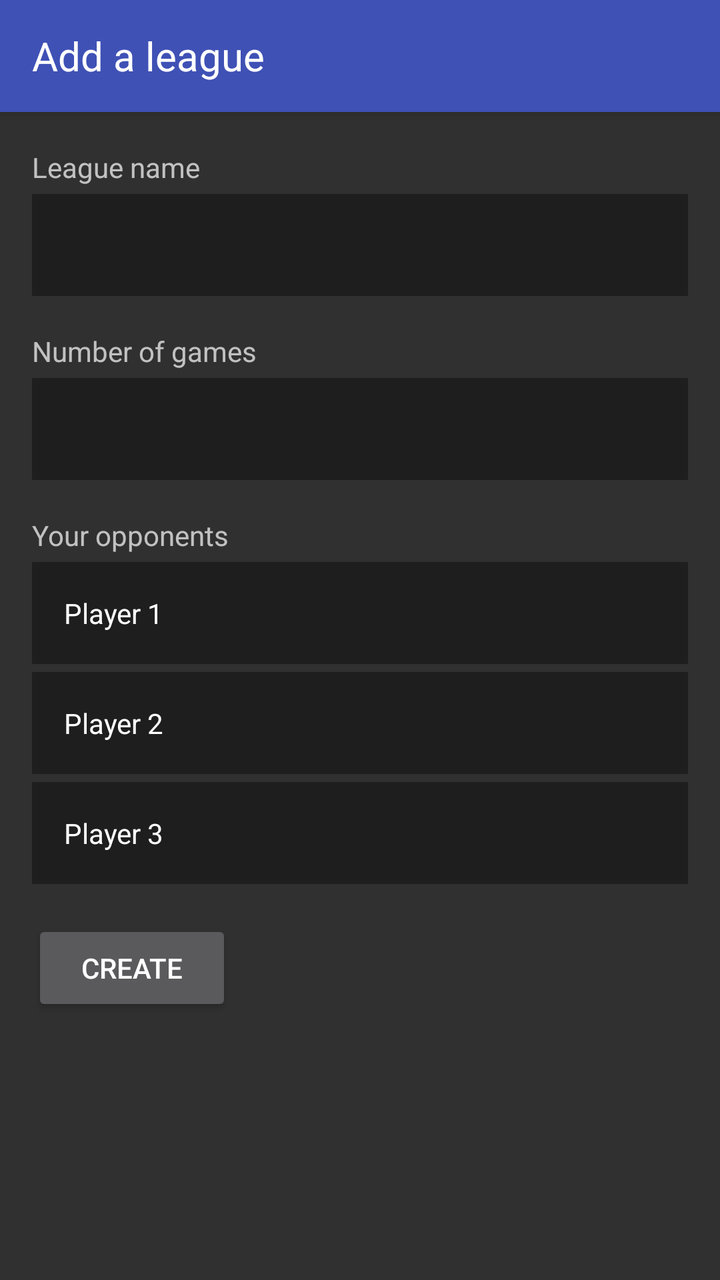
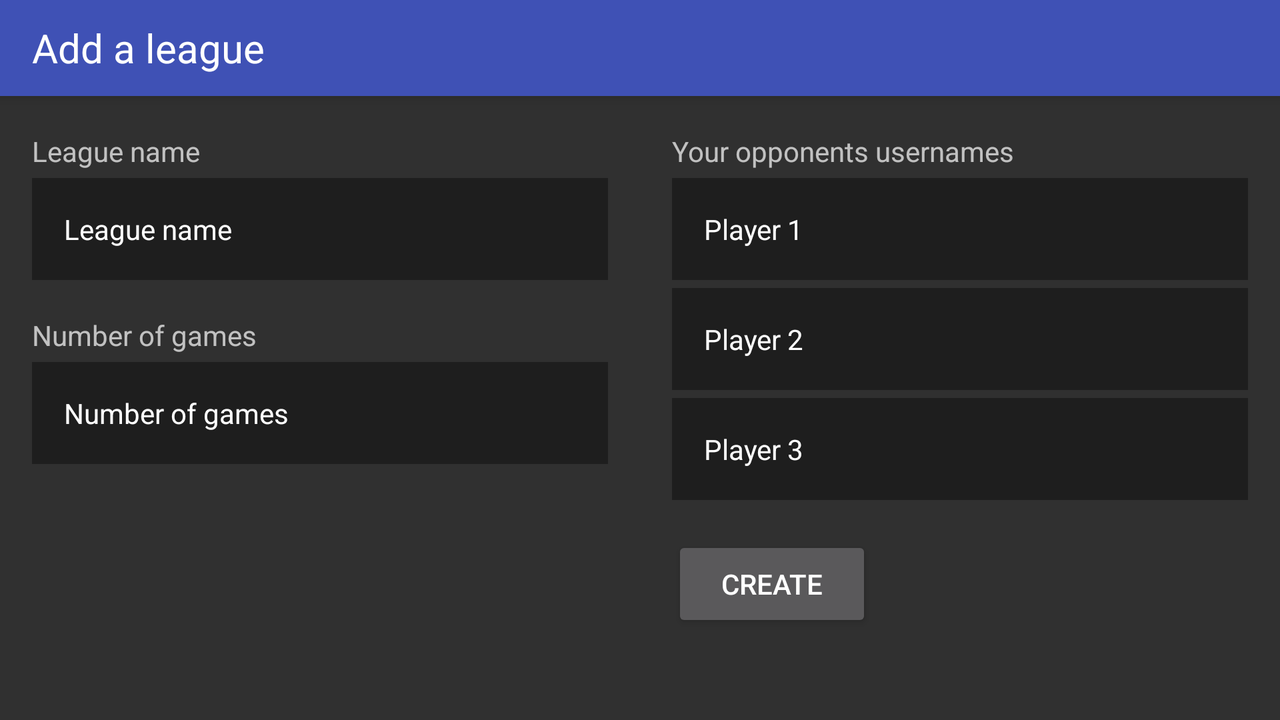

Compare how this app lays out the same screen by default and in its alternative resource folder. The renders come first, then the two layout files and the values they reference.
<!-- AndroidManifest.xml: application theme AppTheme -->
<!-- res/layout/activity_leaguenew.xml -->
<?xml version="1.0" encoding="utf-8"?>
<ScrollView xmlns:android="http://schemas.android.com/apk/res/android"
    xmlns:app="http://schemas.android.com/apk/res-auto"
    xmlns:tools="http://schemas.android.com/tools"
    android:layout_width="match_parent"
    android:layout_height="match_parent"
    tools:context=".LeagueNewActivity">


    <android.support.constraint.ConstraintLayout
        android:layout_height="wrap_content"
        android:layout_width="match_parent">

    <android.support.v7.widget.Toolbar
        android:id="@+id/toolbar"
        style="@style/Toolbar"
        app:layout_constraintTop_toTopOf="parent"
        >

        <TextView
            style="@style/ToolbarTitle"
            android:text="Add a league"
            />

    </android.support.v7.widget.Toolbar>



    <TextView
        android:id="@+id/show_name"
        android:layout_width="0dp"
        android:layout_height="wrap_content"
        android:text="League name"
        app:layout_constraintTop_toBottomOf="@id/toolbar"
        app:layout_constraintStart_toStartOf="parent"
        style="@style/LabelText"
        />
    <EditText
        android:id="@+id/input_name"
        android:layout_width="0dp"
        android:layout_height="wrap_content"
        app:layout_constraintTop_toBottomOf="@id/show_name"
        app:layout_constraintEnd_toEndOf="parent"
        app:layout_constraintStart_toStartOf="parent"
        style="@style/InputBoxes"
        />

    <TextView
        android:id="@+id/num_games"
        android:layout_width="0dp"
        android:layout_height="wrap_content"
        android:text="Number of games"
        app:layout_constraintTop_toBottomOf="@id/input_name"
        app:layout_constraintStart_toStartOf="parent"
        style="@style/LabelText"
        />
    <EditText
        android:id="@+id/input_games"
        android:layout_width="0dp"
        android:layout_height="wrap_content"
        app:layout_constraintTop_toBottomOf="@id/num_games"
        app:layout_constraintEnd_toEndOf="parent"
        app:layout_constraintStart_toStartOf="parent"
        android:inputType="number"
        style="@style/InputBoxes"
        />
    <TextView
        android:id="@+id/show_par"
        android:layout_width="0dp"
        android:layout_height="wrap_content"
        android:text="Your opponents"
        app:layout_constraintTop_toBottomOf="@id/input_games"
        app:layout_constraintStart_toStartOf="parent"
        style="@style/LabelText"
        />

    <EditText
        android:id="@+id/input_par_2"
        android:layout_width="0dp"
        android:layout_height="wrap_content"
        android:hint="Player 1"
        app:layout_constraintTop_toBottomOf="@id/show_par"
        app:layout_constraintEnd_toEndOf="parent"
        app:layout_constraintStart_toStartOf="parent"
        style="@style/InputBoxes"

        />
    <EditText
        android:id="@+id/input_par_3"
        android:layout_width="0dp"
        android:layout_height="wrap_content"
        android:hint="Player 2"
        app:layout_constraintTop_toBottomOf="@id/input_par_2"
        app:layout_constraintEnd_toEndOf="parent"
        app:layout_constraintStart_toStartOf="parent"
        style="@style/InputBoxes"

        />
    <EditText
        android:id="@+id/input_par_4"
        android:layout_width="0dp"
        android:layout_height="wrap_content"
        android:hint="Player 3"
        app:layout_constraintTop_toBottomOf="@id/input_par_3"
        app:layout_constraintEnd_toEndOf="parent"
        app:layout_constraintStart_toStartOf="parent"
        style="@style/InputBoxes"

        />

    <Button
        android:id="@+id/btn"
        android:layout_width="100dp"
        android:layout_height="wrap_content"
        android:layout_marginStart="16dp"
        android:layout_marginTop="18dp"
        style="@style/ButtonStyleAccent"
        android:onClick="createLeagueButton"
        android:text="Create"
        app:layout_constraintStart_toStartOf="parent"
        app:layout_constraintTop_toBottomOf="@id/input_par_4" />


</android.support.constraint.ConstraintLayout>
</ScrollView>
<!-- resources referenced by this layout -->
<resources>
  <style name="InputBoxes">
          <item name="android:layout_marginLeft">16dp</item>
          <item name="android:layout_marginRight">16dp</item>
          <item name="android:layout_marginTop">4dp</item>
          <item name="android:labelTextSize">14sp</item>
          <item name="android:textSize">14sp</item>
          <item name="android:padding">16dp</item>
          <item name="android:background">#1e1e1e</item>
          <item name="android:textColorHint">#ffffff</item>
          <item name="android:textColor">#ffffff</item>
      </style>
  <style name="LabelText">
          <item name="android:layout_marginTop">18dp</item>
          <item name="android:layout_marginLeft">16dp</item>
      </style>
  <style name="Toolbar" parent="AppTheme">
          <item name="android:background">@color/colorPrimary</item>
          <item name="android:layout_width">match_parent</item>
          <item name="android:layout_height">wrap_content</item>
          <item name="android:elevation">4dp</item>
          <item name="android:homeAsUpIndicator">@mipmap/baseline_arrow_back_white_36dp</item>
      </style>
  <style name="ToolbarTitle">
          <item name="android:textColor">#FFFFFF</item>
          <item name="android:layout_width">match_parent</item>
          <item name="android:layout_height">wrap_content</item>
          <item name="android:textSize">20sp</item>
          <item name="android:gravity">left</item>
      </style>
  <style name="AppTheme" parent="Theme.AppCompat.NoActionBar">
          
          <item name="colorPrimary">@color/colorPrimary</item>
          <item name="colorPrimaryDark">@color/colorPrimaryDark</item>
          <item name="colorAccent">@color/colorAccent</item>
      </style>
  <color name="colorPrimary">#3F51B5</color>
  <color name="colorPrimaryDark">#303F9F</color>
  <color name="colorAccent">#FF4081</color>
</resources>
<!-- res/layout-land/activity_leaguenew.xml (the repository's variant of the layout above) -->
<!-- drawn on the phone turned sideways -->
<?xml version="1.0" encoding="utf-8"?>
<ScrollView xmlns:android="http://schemas.android.com/apk/res/android"
    xmlns:app="http://schemas.android.com/apk/res-auto"
    xmlns:tools="http://schemas.android.com/tools"
    android:layout_width="match_parent"
    android:layout_height="match_parent"
    tools:context=".LeagueNewActivity"
    android:importantForAutofill="noExcludeDescendants">


    <android.support.constraint.ConstraintLayout
        android:layout_height="wrap_content"
        android:layout_width="match_parent">

    <android.support.v7.widget.Toolbar
        android:id="@+id/toolbar"
        style="@style/Toolbar"
        app:layout_constraintTop_toTopOf="parent"
        >

        <TextView
            style="@style/ToolbarTitle"
            android:text="@string/addLeague"
            />

    </android.support.v7.widget.Toolbar>
        <android.support.constraint.Guideline
            android:id="@+id/ver_guideline"
            android:layout_width="wrap_content"
            android:layout_height="wrap_content"
            android:orientation="vertical"
            app:layout_constraintGuide_percent="0.5" />


    <TextView
        android:id="@+id/show_name"
        android:layout_width="0dp"
        android:layout_height="wrap_content"
        android:text="@string/leagueName"
        app:layout_constraintTop_toBottomOf="@id/toolbar"
        app:layout_constraintStart_toStartOf="parent"
        style="@style/LabelText"
        />
    <EditText
        android:id="@+id/input_name"
        android:layout_width="0dp"
        android:layout_height="wrap_content"
        app:layout_constraintTop_toBottomOf="@id/show_name"
        app:layout_constraintEnd_toEndOf="@id/ver_guideline"
        app:layout_constraintStart_toStartOf="parent"
        android:inputType="text"
        android:hint="@string/leagueName"
        style="@style/InputBoxes"
        />

    <TextView
        android:id="@+id/num_games"
        android:layout_width="0dp"
        android:layout_height="wrap_content"
        android:text="@string/leagueGames"
        app:layout_constraintTop_toBottomOf="@id/input_name"
        app:layout_constraintStart_toStartOf="parent"
        style="@style/LabelText"
        />
    <EditText
        android:id="@+id/input_games"
        android:layout_width="0dp"
        android:layout_height="wrap_content"
        app:layout_constraintTop_toBottomOf="@id/num_games"
        app:layout_constraintEnd_toEndOf="@id/ver_guideline"
        app:layout_constraintStart_toStartOf="parent"
        android:hint="@string/leagueGames"
        android:inputType="number"
        style="@style/InputBoxes"
        />
    <TextView
        android:id="@+id/show_par"
        android:layout_width="0dp"
        android:layout_height="wrap_content"
        android:text="@string/leagueOpp"
        app:layout_constraintTop_toBottomOf="@id/toolbar"
        app:layout_constraintStart_toStartOf="@id/ver_guideline"
        style="@style/LabelText"
        />

    <EditText
        android:id="@+id/input_par_2"
        android:layout_width="0dp"
        android:layout_height="wrap_content"
        android:inputType="text"
        android:hint="@string/opp1"
        app:layout_constraintTop_toBottomOf="@id/show_par"
        app:layout_constraintEnd_toEndOf="parent"
        app:layout_constraintStart_toStartOf="@id/ver_guideline"
        style="@style/InputBoxes"

        />
    <EditText
        android:id="@+id/input_par_3"
        android:layout_width="0dp"
        android:layout_height="wrap_content"
        android:inputType="text"
        android:hint="@string/opp2"
        app:layout_constraintTop_toBottomOf="@id/input_par_2"
        app:layout_constraintEnd_toEndOf="parent"
        app:layout_constraintStart_toStartOf="@id/ver_guideline"
        style="@style/InputBoxes"

        />
    <EditText
        android:id="@+id/input_par_4"
        android:layout_width="0dp"
        android:layout_height="wrap_content"
        android:inputType="text"
        android:hint="@string/opp3"
        app:layout_constraintTop_toBottomOf="@id/input_par_3"
        app:layout_constraintEnd_toEndOf="parent"
        app:layout_constraintStart_toStartOf="@id/ver_guideline"
        style="@style/InputBoxes"

        />

    <Button
        android:id="@+id/btn"
        android:layout_width="100dp"
        android:layout_height="wrap_content"
        android:layout_marginStart="16dp"
        android:layout_marginTop="18dp"
        style="@style/ButtonStyleAccent"
        android:onClick="createLeagueButton"
        android:text="@string/newButton"
        app:layout_constraintStart_toStartOf="@id/ver_guideline"
        app:layout_constraintTop_toBottomOf="@id/input_par_4" />


</android.support.constraint.ConstraintLayout>
</ScrollView>
<!-- resources referenced by the variant -->
<!-- as the phone turned sideways resolves them -->
<resources>
  <string name="addLeague">Add a league</string>
  <string name="leagueGames">Number of games</string>
  <string name="leagueName">League name</string>
  <string name="leagueOpp">Your opponents usernames</string>
  <string name="newButton">Create</string>
  <string name="opp1">Player 1</string>
  <string name="opp2">Player 2</string>
  <string name="opp3">Player 3</string>
  <style name="InputBoxes">
          <item name="android:layout_marginLeft">16dp</item>
          <item name="android:layout_marginRight">16dp</item>
          <item name="android:layout_marginTop">4dp</item>
          <item name="android:labelTextSize">14sp</item>
          <item name="android:textSize">14sp</item>
          <item name="android:padding">16dp</item>
          <item name="android:background">#1e1e1e</item>
          <item name="android:textColorHint">#ffffff</item>
          <item name="android:textColor">#ffffff</item>
      </style>
  <style name="LabelText">
          <item name="android:layout_marginTop">18dp</item>
          <item name="android:layout_marginLeft">16dp</item>
      </style>
  <style name="Toolbar" parent="AppTheme">
          <item name="android:background">@color/colorPrimary</item>
          <item name="android:layout_width">match_parent</item>
          <item name="android:layout_height">wrap_content</item>
          <item name="android:elevation">4dp</item>
          <item name="android:homeAsUpIndicator">@mipmap/baseline_arrow_back_white_36dp</item>
      </style>
  <style name="ToolbarTitle">
          <item name="android:textColor">#FFFFFF</item>
          <item name="android:layout_width">match_parent</item>
          <item name="android:layout_height">wrap_content</item>
          <item name="android:textSize">20sp</item>
          <item name="android:gravity">left</item>
      </style>
  <style name="AppTheme" parent="Theme.AppCompat.NoActionBar">
          
          <item name="colorPrimary">@color/colorPrimary</item>
          <item name="colorPrimaryDark">@color/colorPrimaryDark</item>
          <item name="colorAccent">@color/colorAccent</item>
      </style>
  <color name="colorPrimary">#3F51B5</color>
  <color name="colorPrimaryDark">#303F9F</color>
  <color name="colorAccent">#FF4081</color>
</resources>
